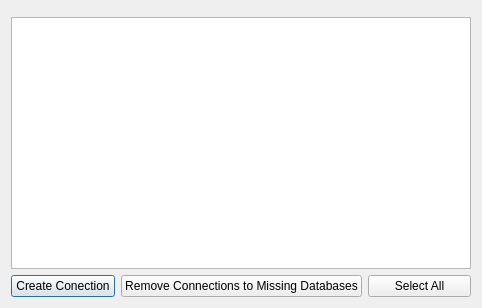
<?xml version="1.0" encoding="UTF-8"?>
<ui version="4.0">
 <class>Dialog</class>
 <widget class="QDialog" name="Dialog">
  <property name="geometry">
   <rect>
    <x>0</x>
    <y>0</y>
    <width>482</width>
    <height>308</height>
   </rect>
  </property>
  <property name="windowTitle">
   <string>Configure Connections</string>
  </property>
  <layout class="QGridLayout" name="gridLayout">
   <item row="2" column="0">
    <layout class="QHBoxLayout" name="horizontalLayout_2">
     <item>
      <widget class="QPushButton" name="createConnectionPushButton">
       <property name="text">
        <string>Create Conection</string>
       </property>
      </widget>
     </item>
     <item>
      <widget class="QPushButton" name="removeMissingPushButton">
       <property name="text">
        <string>Remove Connections to Missing Databases</string>
       </property>
      </widget>
     </item>
     <item>
      <widget class="QPushButton" name="selectAllPushButton">
       <property name="text">
        <string>Select All</string>
       </property>
      </widget>
     </item>
    </layout>
   </item>
   <item row="1" column="0">
    <widget class="QListWidget" name="serverListWidget">
     <property name="selectionMode">
      <enum>QAbstractItemView::MultiSelection</enum>
     </property>
    </widget>
   </item>
   <item row="0" column="0">
    <widget class="ExploreServerWidget" name="serverWidget" native="true"/>
   </item>
  </layout>
 </widget>
 <customwidgets>
  <customwidget>
   <class>ExploreServerWidget</class>
   <extends>QWidget</extends>
   <header>DsgTools.CustomWidgets.exploreServerWidget.h</header>
   <container>1</container>
  </customwidget>
 </customwidgets>
 <resources/>
 <connections/>
</ui>
